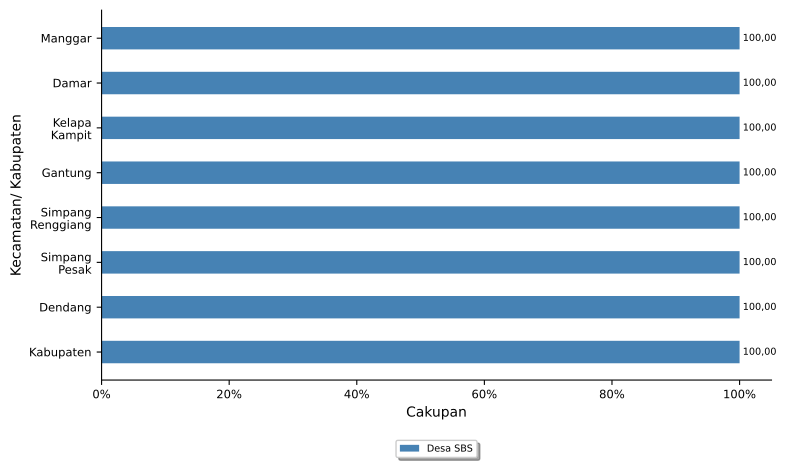

Python code for this plot:
import numpy as np
import matplotlib.pyplot as plt
import pandas
from textwrap import wrap
from matplotlib.ticker import FuncFormatter
import locale
locale.setlocale(locale.LC_ALL, 'id_ID.UTF8')

import sys, os, inspect
currentdir = os.path.dirname(os.path.abspath(inspect.getfile(inspect.currentframe())))
parentdir = os.path.dirname(currentdir)
sys.path.insert(0, parentdir)

berkasData = currentdir +'\\bab_07_03a_dataDesaSBS.csv'
berkasSimpan = currentdir +'\\bab_07_03a_desaSBS.pdf'
# judulDiagram = 'Cakupan Desa SBS\nTahun 2022'
sumbuX = 'Cakupan'
sumbuY = 'Kecamatan/ Kabupaten'
labelBar1 = 'Desa SBS'
tickerSumbuX = np.arange(0,110,25)

# read data file
colnames = ['kecamatan','desaSBS']
data = pandas.read_csv(berkasData, names=colnames, sep=';')
kecamatan = data.kecamatan.tolist()
bar1 = data.desaSBS.tolist()

ind = np.arange(len(kecamatan))  # the x locations for the groups
width = 0.5       # the width of the bars

# make bars
fig, ax = plt.subplots()
rects1 = ax.barh(ind, bar1, width, color='steelblue', label=labelBar1)

# add some text for labels, title and axes ticks
# ax.set_title(judulDiagram)
ax.set_xlabel(sumbuX)
ax.set_ylabel(sumbuY)
formatter = FuncFormatter(lambda x, pos: "{:n}%".format(x))
ax.xaxis.set_major_formatter(formatter)

ax.set_yticks(ind)
ax.set_yticklabels(list([ '\n'.join(wrap(l, 10)) for l in kecamatan ]))
ax.invert_yaxis()

ax.tick_params(axis='both', which='major', labelsize='small')
#ax.grid(axis='y',ls='dashed')
ax.spines['top'].set_visible(False)
ax.spines['right'].set_visible(False)

# make legend box
box = ax.get_position()
ax.set_position([box.x0, box.y0 + box.height * 0.1, box.width, box.height * 0.9])
ax.legend(fontsize='x-small', loc='upper center', bbox_to_anchor=(0.5, -0.15), fancybox=True, shadow=True, ncol=1)

# add data labels
for i, v in enumerate(bar1):
    ax.text(v+0.5, i, locale.format_string("%.2f", v), ha='left', va='center', fontsize='x-small')

# finishing
pyrfig = plt.figure(1)
pyrfig.set_figwidth(8)
pyrfig.set_figheight(5)
# tight_layout to make consistent size
# adjust subplot to make room for legend
fig.subplots_adjust(bottom=-0.15)
plt.tight_layout()
fig.savefig(berkasSimpan, bbox_inches='tight')
plt.close(pyrfig)
#plt.show()
